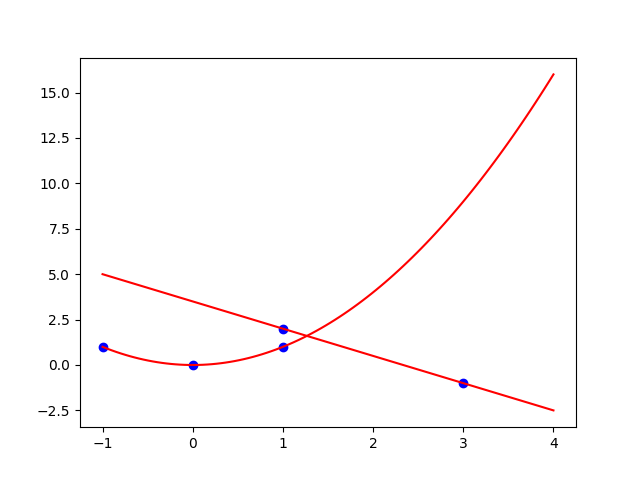

Write the Python code that produced this figure.
import numpy as np


def vandermonde(x, y):
  # x = Lista das coordenadas x
  # y = Lista das coordenadas y
  # Retorna os coeficientes do polinômio interpolador
  # da lista de pontos x, y

  A = []
  B = y

  for xi in x:
    row = [1] + [xi ** k for k in range(1, len(x))]
    A.append(row)

  return np.linalg.solve(A,B)

  
def buildPoly(coeffs):
  def func(x):
    soma = coeffs[0]
    for i, ci in enumerate(coeffs[1:], 1):
      soma += ci * x ** i
    return soma
  return func


if __name__ == '__main__':
  # exemplo 1 (1, 2)
  x = [1,3]
  y = [2,-1]

  coeffs = vandermonde(x, y)

  print(coeffs)
  p = buildPoly(coeffs)

  print(f"{p(1) = } e {p(3) = }")

  # Apenas para visualização:
  import matplotlib.pyplot as plt
  t = np.linspace(-1, 4, 100)
  pt = [p(ti) for ti in t]
  plt.plot(t, pt, color="red")
  plt.scatter(x, y, color="blue")
  plt.savefig("interp.png")

  #exemplo 2 (-1, 1), (0, 0), (1, 1)
  x = [-1, 0, 1]
  y = [1, 0, 1]
  coeffs = vandermonde(x, y)
  print(coeffs)
  p = buildPoly(coeffs)
  [print(f"p({xi}) = {p(xi)}") for xi in x]

  # Apenas para visualização:
  import matplotlib.pyplot as plt
  t = np.linspace(-1, 4, 100)
  pt = [p(ti) for ti in t]
  plt.plot(t, pt, color="red")
  plt.scatter(x, y, color="blue")
  plt.savefig("interp.png")



